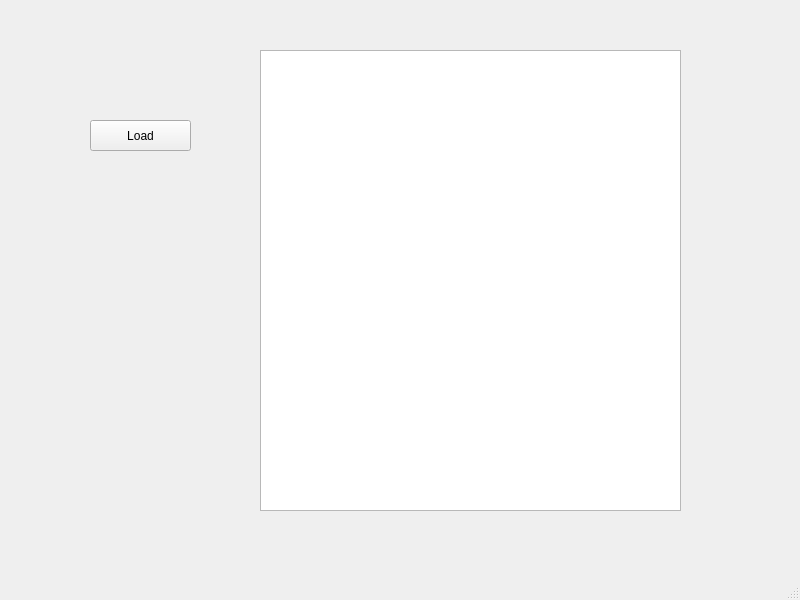
<?xml version="1.0" encoding="UTF-8"?>
<ui version="4.0">
 <class>MainWindow</class>
 <widget class="QMainWindow" name="MainWindow">
  <property name="geometry">
   <rect>
    <x>0</x>
    <y>0</y>
    <width>800</width>
    <height>600</height>
   </rect>
  </property>
  <property name="windowTitle">
   <string>MainWindow</string>
  </property>
  <widget class="QWidget" name="centralwidget">
   <widget class="QPushButton" name="pushButton">
    <property name="geometry">
     <rect>
      <x>90</x>
      <y>120</y>
      <width>101</width>
      <height>31</height>
     </rect>
    </property>
    <property name="text">
     <string>Load</string>
    </property>
   </widget>
   <widget class="QListWidget" name="listWidget">
    <property name="geometry">
     <rect>
      <x>260</x>
      <y>50</y>
      <width>421</width>
      <height>461</height>
     </rect>
    </property>
   </widget>
  </widget>
  <widget class="QMenuBar" name="menubar">
   <property name="geometry">
    <rect>
     <x>0</x>
     <y>0</y>
     <width>800</width>
     <height>23</height>
    </rect>
   </property>
  </widget>
  <widget class="QStatusBar" name="statusbar"/>
 </widget>
 <resources/>
 <connections/>
</ui>
